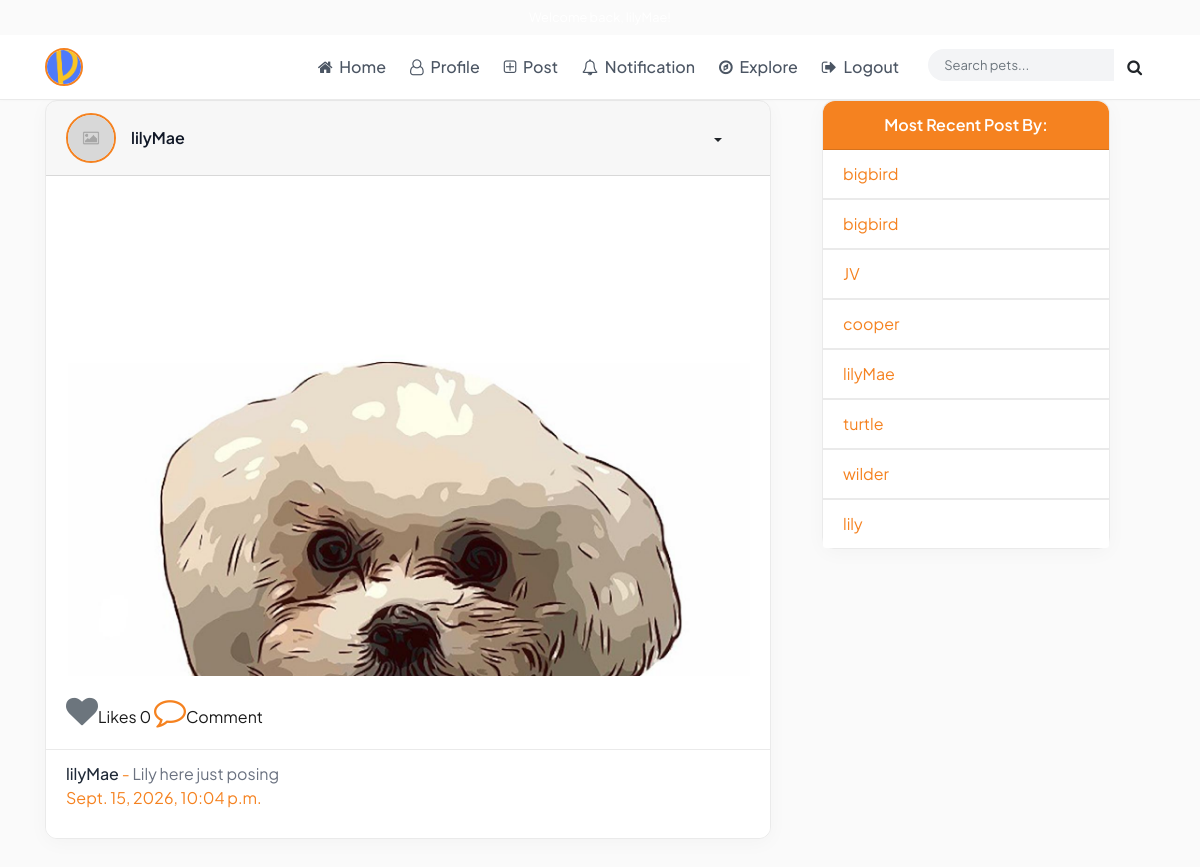
The page / (signed in) on the database its author committed.
### post/models.py (models this page shows, shortened)
class Post(models.Model):
    display_name = models.ForeignKey(CustomUser, related_name='user', on_delete=models.CASCADE)
    post_file= models.FileField(upload_to='post/', validators=[FileExtensionValidator(['jpg', 'jpeg', 'heic', 'HEIC', 'mp4', 'mov', 'png'])], null=True)
    caption = models.TextField()
    created_at = models.DateTimeField(default=timezone.now)
    likes = models.IntegerField(default=0)
    user_likes = models.ManyToManyField(CustomUser, related_name='user_likes', symmetrical=False, default=CustomUser, blank=True)
    dislikes = models.IntegerField(default=0)
    location = models.CharField(max_length=255, blank=True, null=True)
    filter_style = models.CharField(max_length=50, blank=True, null=True, default='normal')
    @property
    def is_video(self):
        if self.post_file and self.post_file.url:
            url_lower = self.post_file.url.lower()
            return url_lower.endswith('.mp4') or url_lower.endswith('.mov')
        return False

### user_profile/models.py (models this page shows)
class CustomUser(AbstractUser):
    website = models.URLField(max_length=200, blank=True)
    bio = models.TextField()
    display_name = models.CharField(max_length=40)
    profile_pic = models.ImageField(upload_to='profile_img', null=True, blank=True)
    follows = models.ManyToManyField('self', related_name='user_follows', symmetrical=False, blank=True, default='self')
    CHOICES = (
        ('Dog', 'Dog'),
        ('Cat', 'Cat'),
        ('Hamster', 'Hamster'),
        ('Bird', 'Bird'),
        ('Fish', 'Fish'),
        ('Reptile', 'Reptile'),
        ('Others', 'Others'),
    )
    pet_type = models.CharField(max_length=300, choices = CHOICES)
    followers = models.ManyToManyField('self', related_name='user_followers', symmetrical=False, blank=True, default='self')
    groups = models.ManyToManyField(
        'auth.Group',
        verbose_name='groups',
        blank=True,
        help_text='The groups this user belongs to.',
        related_name='customuser_set',
        related_query_name='customuser',
    )
    user_permissions = models.ManyToManyField(
        'auth.Permission',
        verbose_name='user permissions',
        blank=True,
        help_text='Specific permissions for this user.',
        related_name='customuser_set',
        related_query_name='customuser',
    )
    def __str__(self):
        return self.display_name

### post/views.py (the view)
# urls.py: path('', post.homepage, name='homepage'),
@login_required
def homepage(request):
    notify = Notification.objects.filter(reciever=request.user, read=False).count()
    cnotify = NotifyComment.objects.filter(reciever=request.user, read=False).count()
    total_notify = notify + cnotify
    all_posts = Post.objects.all().order_by('-created_at')
    feed = [post for post in all_posts if post.display_name in request.user.follows.all() or request.user == post.display_name]
    most_recent = Post.objects.all().order_by('-created_at')[0:10]
    return render(request, 'homepage.html', {'feed': feed, 'total_notify': total_notify, 'most_recent': most_recent})

### templates/homepage.html (shortened to what this page needs)
<!DOCTYPE html>
{% load static %}
<html lang="en">
  <head>
    <link href="https://vjs.zencdn.net/7.11.4/video-js.css" rel="stylesheet" />
    <link
      rel="stylesheet"
      href="https://maxcdn.bootstrapcdn.com/bootstrap/4.5.2/css/bootstrap.min.css"
    />
    <link
      rel="stylesheet"
      href="https://cdnjs.cloudflare.com/ajax/libs/font-awesome/4.7.0/css/font-awesome.min.css"
    />
    <link rel="stylesheet" href="{% static 'css/style.css' %}" />
  </head>
  <body>
    {% include 'nav.html' %}
    <div class="container">
      <div class="first-col" style="float:left; width: 60%;">
        {% for post in feed %}
          <div class="card post" style="width: 109%;">
            <div class="card-header">
              {% if post.display_name.profile_pic %}
                <img class="avatar" src="{{post.display_name.profile_pic.url}}" alt="avatar" />
              {% else %}
                <img class="avatar" src="{% static 'images/placeholder.png'%}" alt="Profile Picture"/>
              {% endif %}
              <span class="post-header"><a href="/profile/{{post.display_name.id}}">{{post.display_name}}</a></span>
              {% if post.display_name.username == request.user.username %}
              <div class="dropdown ellipsis">
                <button class="btn dropdown-toggle" type="button" id="dropdownMenu2" data-toggle="dropdown" aria-haspopup="true" aria-expanded="false">
                </button>
               </div>
              {% endif %}
            </div>
            {% if post.is_video %}
              <video
                id="my-video"
                class="video-js card-img-top"
                controls
                preload="auto"
                width="640"
                height="464"
                data-setup="{}"
              >
                <source src="{{post.post_file.url}}#t=0.1" type="video/mp4" />
              </video>
            {% else %}
              <img
                class="card-img-top filter-{{ post.filter_style|default:'normal' }}"
                src="{{ post.post_file.url }}"
                alt="Post image"
              />
            {% endif %}
            <div class="card-body">
              {% if request.user in post.user_likes.all %}
              <span><a href="/unlike/{{post.id}}/"><i class="fa fa-heart fa-2x text-danger" aria-hidden="true"></i></a>Likes {{post.likes}}</span>
              {% else %}
              <span><a href="/like/{{post.id}}/"><i class="fa fa-heart fa-2x text-secondary" aria-hidden="true"></i></a>Likes {{post.likes}}</span>
              {% endif %}
              <span class="card-title bubble"><a href="/post_detail/{{post.id}}"><i class="fa fa-comment-o fa-2x"></i></a>Comment</span>
            </div>
            <ul class="list-group list-group-flush">
              <li class="list-group-item">
                <a href="/profile/{{post.display_name.id}}">{{post.display_name}}</a> -
                <span><a href="/post_detail/{{post.id}}">{{post.caption}}</a></span>
                <p>{{post.created_at}}</p>
              </li>
            </ul>
          </div>
        {% endfor %}
      </div>
      <div class="second-col" style="float:right; width: 30%;">
        <div class="card side" style="width: 18rem;">
          <div class="card-header list text-center">
            Most Recent Post By:
          </div>
          {% for person in most_recent %}
          <ul class="list-group list-group-flush">
            <li class="list-group-item">{{person.display_name}}</li>
          </ul>
          {% endfor %}
        </div>
      </div>
    </div>
  </body>
</html>

### static/css/style.css (style rules this page uses)
* { box-sizing: border-box; }
body { background-color: #fafafa; font-family: 'Plus Jakarta Sans', sans-serif !important; color: #1a1a1a; }
.avatar { vertical-align: middle; width: 50px; height: 50px; border-radius: 50%; float: left; border: 2px solid #f58220; object-fit: cover; }
.post-header { margin-left: 15px; line-height: 50px; font-size: 16px; font-weight: 600; }
.post-header > a { color: #111827; text-decoration: none; }
.card.post { margin-bottom: 40px; font-family: 'Plus Jakarta Sans', sans-serif !important; border: 1px solid #eaeaea; border-radius: 12px; box-shadow: 0 4px 20px rgba(0, 0, 0, 0.03); overflow: hidden; }
img.card-img-top { width: 100%; max-height: 500px; object-fit: cover; }
.card-header.list { background-color: #f58220; color: #fff; font-weight: 600; border-top-left-radius: 12px !important; border-top-right-radius: 12px !important; }
.card.side { font-family: 'Plus Jakarta Sans', sans-serif !important; border: 1px solid #eaeaea; border-radius: 12px; box-shadow: 0 4px 20px rgba(0, 0, 0, 0.03); }
ul.list-group.list-group-flush { color: #f58220; }
li.list-group-item { border-color: #f3f4f6; }
li.list-group-item > a { color: #1f2937; text-decoration: none; font-weight: 500; }
li.list-group-item > span > a { color: #6b7280; text-decoration: none; }
.ellipsis { float: right; line-height: 50px; margin-right: 15px; color: #6b7280; }
.card-title.bubble > a { color: #f58220; }
.filter-normal { filter: none; }

### rows shown on the page
Post: display_name "lilyMae", post_file (picture), likes "0", caption "Lily here just posing", created_at "Sept. 15, 2026, 10:04 p.m."
Post: display_name "bigbird"
Post: display_name "bigbird"
Post: display_name "JV"
Post: display_name "cooper"
Post: display_name "turtle"
Post: display_name "wilder"
Post: display_name "lily"
